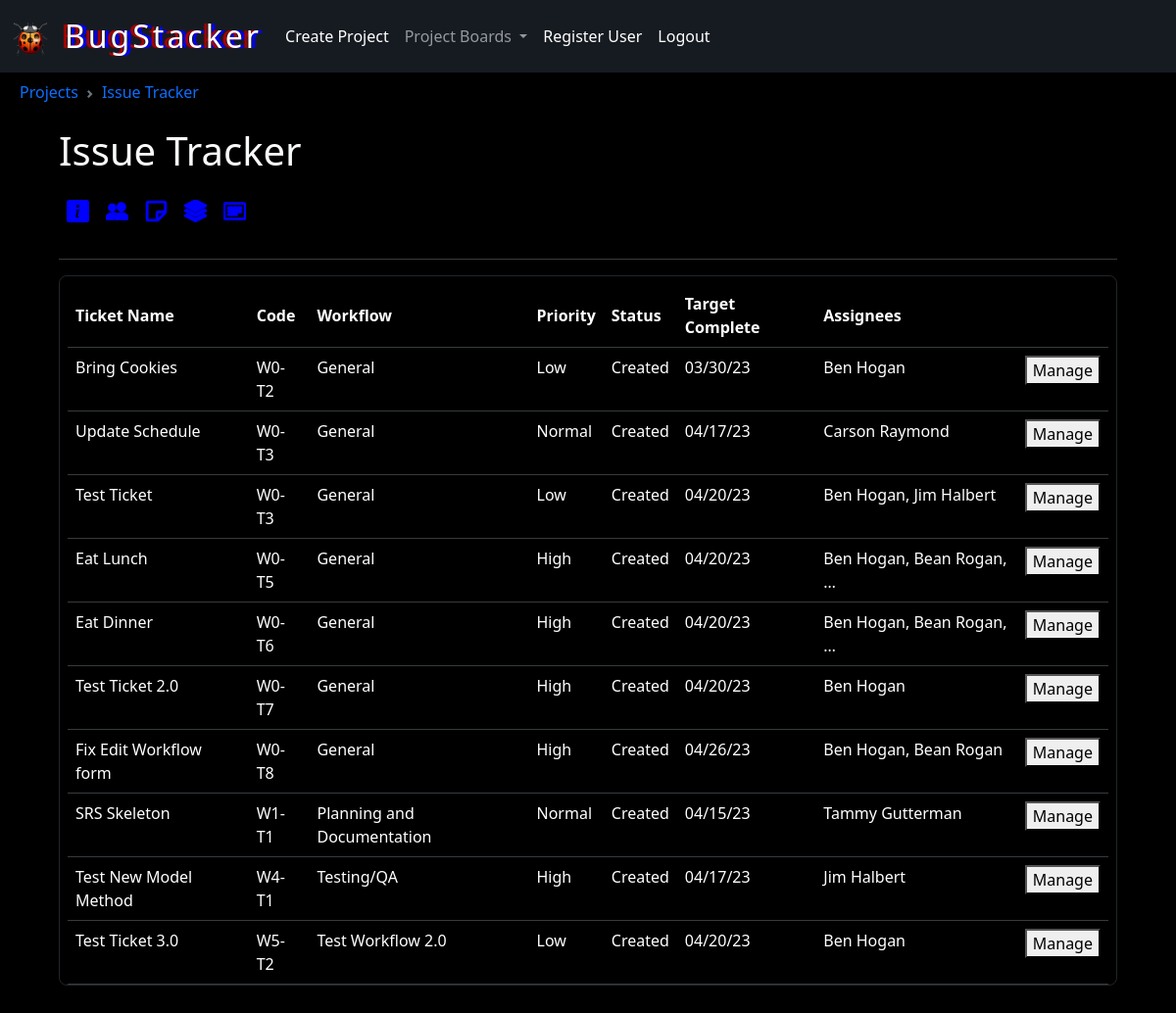
The app's page /projects/1 (signed in), older data.
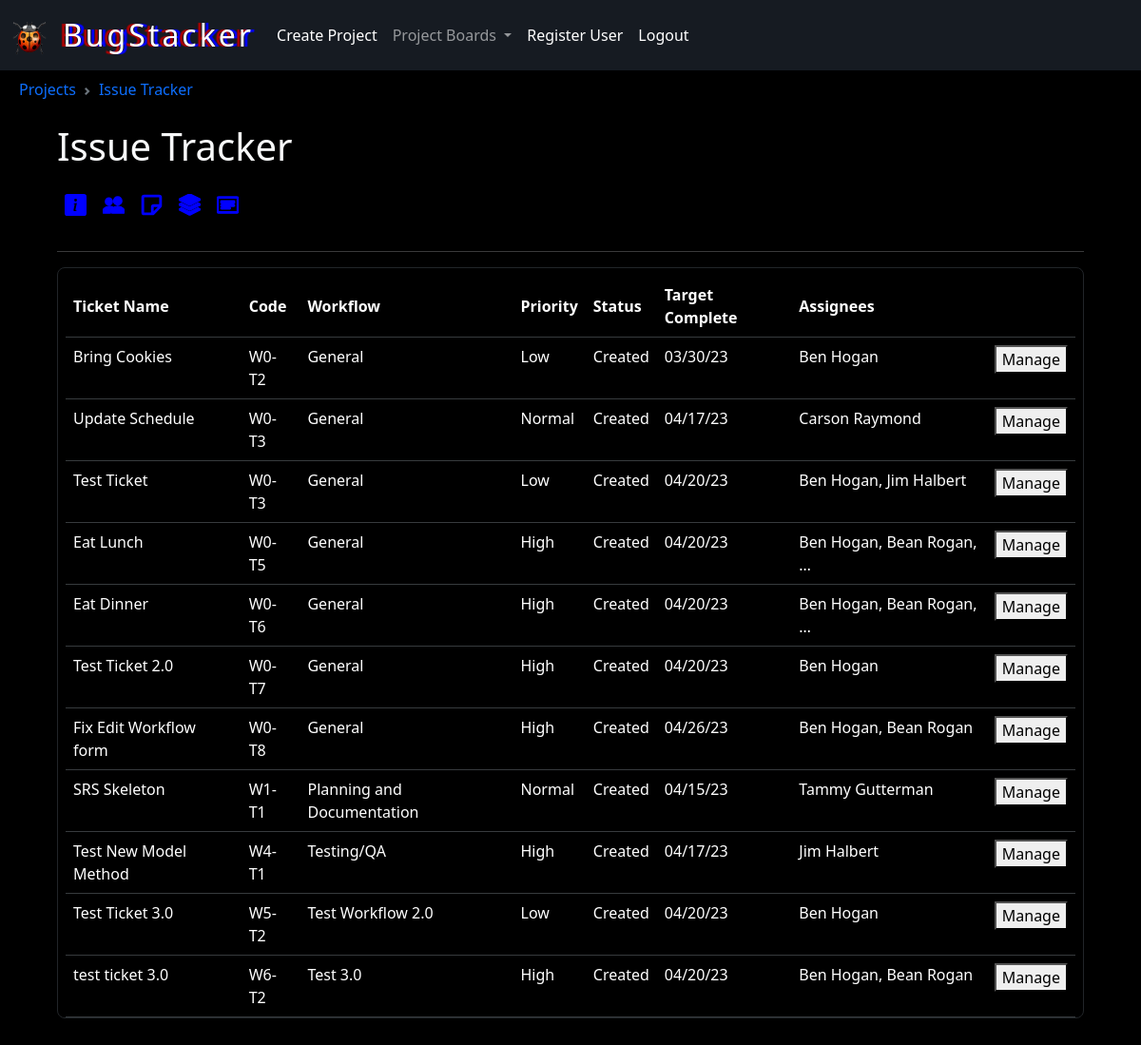
The same page, newer data.
### BUGSTACKER/models.py (models this page shows, shortened)
class Ticket(models.Model):
    class Status(models.TextChoices):
        CREATED = "C"
        IN_PROGRESS = "IP"
        DONE = "D"
    class Resolution(models.TextChoices):
        FIXED = "F"
        NO_ISSUE = "NI"
        NOT_FIXED = "NF"
    class Priority(models.IntegerChoices):
        HIGH = 3
        NORMAL = 2
        LOW = 1
    workflow = models.ForeignKey('Workflow', on_delete=models.CASCADE, related_name="tickets")
    creator = models.ForeignKey('User', null=True, on_delete=models.SET_NULL, related_name="tickets_created")
    assignees = models.ManyToManyField(User, blank=True, related_name="tickets_assigned")
    code = models.PositiveSmallIntegerField(verbose_name="ticket code")
    name = models.CharField(max_length=60, verbose_name="ticket name")
    description = models.TextField(max_length=500, verbose_name="ticket description")
    target_complete = models.DateField(null=True)
    created = models.DateTimeField(auto_now_add=True)
    priority = models.PositiveSmallIntegerField(
        choices=Priority.choices,
        default=Priority.NORMAL,
        )
    status = models.CharField(
        choices=Status.choices,
        default=Status.CREATED,
        max_length=2,
        )
    resolution = models.CharField(
        choices=Resolution.choices,
        max_length=2,
        null=True,
        )
    objects = TicketQuerySet.as_manager()
    def string_assignees(self):
        if self.assignees.all().count() > 0:
            return ", ".join([user.full_name() for user in self.assignees.all()])
        else:
            return "None"

class Workflow(models.Model):
    project = models.ForeignKey('Project', on_delete=models.CASCADE, related_name="workflows")
    code = models.PositiveSmallIntegerField(verbose_name="workflow code")
    name = models.CharField(max_length=60, verbose_name="workflow name")
    description = models.TextField(max_length=500, verbose_name="workflow description")
    created = models.DateField(auto_now_add=True)
    archived = models.BooleanField(default=False, verbose_name="workflow archived")
    objects = WorkflowQuerySet.as_manager()
    def __str__(self):
        return f"{self.code}: {self.name}"

class User(AbstractUser):
    class Role(models.TextChoices):
        PROJECT_MANAGER = 'PM'
        DEVELOPER = 'DEV'
    role = models.CharField(
        choices=Role.choices,
        default=Role.DEVELOPER,
        max_length=3,
    )
    def get_all_projects(self):
        return self.projects_managed.all() if self.projects_managed.all() else self.projects_working.all()
    def full_name(self):
        return f"{self.first_name} {self.last_name}"
    def __str__(self):
        return f"{self.first_name} {self.last_name} ({self.role})"

### BUGSTACKER/views.py (the view)
# urls.py: path("projects/<int:project_code>", views.project_board, name="project_board"),
@login_required
def project_board(request, project_code):
    project = get_object_or_404(Project, code=project_code)
    if project.completed == True:
        return render(request, 'BUGSTACKER/error.html', {
            "message": "Project has already been completed."
        })
    if request.user not in project.team_members.all() and request.user != project.pm:
        raise Http404("You do not have access to this Project")
    if request.method == "POST":
        if (request.POST['target'] == 'ticket' and request.POST['action'] == 'new'):
            print("----------- NEW TICKET FORM -----------")
            ticket_form = NewTicketForm(request.POST)
            if ticket_form.is_valid():
                new_ticket = ticket_form.save(commit=False)
                new_ticket.code = generate_ticket_code(new_ticket)
                new_ticket.creator = request.user
                new_ticket.resolution = Ticket.Resolution.NOT_FIXED
                new_ticket.save()
                ticket_form.save_m2m()
                return HttpResponseRedirect(reverse("project_board", args=(project_code,)))
            else:
                raise Http404("Submitted data invalid.")
        elif (request.POST['target'] == 'workflow' and request.POST['action'] == 'new'):
            print("----------- NEW WORKFLOW FORM -----------")
            workflow_form = NewWorkflowForm(request.POST)
            if workflow_form.is_valid():
                new_workflow = workflow_form.save(commit=False)
                new_workflow.project = project
                new_workflow.code = generate_wf_code(new_workflow)
                new_workflow.archived = False
                new_workflow.save()
                return HttpResponseRedirect(reverse("project_board", args=(project_code,)))
            else:
                raise Http404("Submitted data invalid.")
        elif (request.POST['target'] == 'project' and request.POST['action'] == 'edit'):
            print("----------- EDIT PROJECT FORM -----------")
            if request.user.role != "PM":
                return Http404("Permission denied")
            edit_project_form = EditProjectForm(request.POST)
            if edit_project_form.is_valid():
                new_name = edit_project_form.cleaned_data['name']
                new_desc = edit_project_form.cleaned_data['description']
                new_pm = edit_project_form.cleaned_data['pm']
                new_team_members = edit_project_form.cleaned_data['team_members']
                if new_name != '' and new_name != project.name:
                    project.name = new_name
                    print(f"New Project Name: {project.name}")
                if new_desc != '' and new_desc != project.description:
                    project.description = new_desc
                    print(f"New Project Description: {project.description}")
                if new_pm != '' and new_pm != project.pm and new_pm.role == "PM":
                    project.pm = new_pm
                    print(f"New PM: {edit_project_form.cleaned_data['pm']}")
                if new_team_members.exists():
                    print(f"Existing team members: {project.team_members.all()}")
                    print(f"Proposed team members: {new_team_members}")
                    removed = [user for user in project.team_members.all() if user not in new_team_members]
                    print(f"Removed Team Members: {removed}")
                    added = [user for user in new_team_members if user not in project.team_members.all()]
                    print(f"Added Team Members: {added}")
                    project.team_members.set(new_team_members)
                project.save()
                return HttpResponseRedirect(reverse("project_board", args=(project_code,)))
            else:
                raise Http404("Submitted data invalid.")
        elif (request.POST['target'] == 'workflow' and request.POST['action'] == 'edit'):
            print("----------- EDIT WORKFLOW FORM -----------")
            edit_workflow_form = EditWorkflowForm(request.POST)
            options = [(f"W{wf.code}", wf.name) for wf in project.workflows.all()]
            edit_workflow_form.fields.get('edit_workflow').choices = options
            if edit_workflow_form.is_valid():
                target_wf_hrc = edit_workflow_form.cleaned_data['edit_workflow']       # FIX - rename variable and all instances to edit_workflow_id
                new_name = edit_workflow_form.cleaned_data['name']
                new_desc = edit_workflow_form.cleaned_data['description']
                try:
                    print(target_wf_hrc)
                    mrcs = extract_mrc_from_hrc(target_wf_hrc)
                    print(mrcs)
                    wf_mrc = mrcs["W"]
                    print(wf_mrc)
                except Exception as e:
                    print(e)
                    return HttpResponseBadRequest("Unable to process form data")
                if project.workflows.filter(code=wf_mrc).exists():  # TEST: Should exist
                    target_wf_obj = project.workflows.filter(code=wf_mrc)[0]  # TEST: Should return valid & correct object
                    if target_wf_obj.project != project:
                        raise Http404("Cannot edit this workflow from this page")
                    if new_name != '' and new_name != target_wf_obj.name:
                        target_wf_obj.name = new_name
                    if new_desc != '' and new_name != target_wf_obj.description:
                        target_wf_obj.description = new_desc
                    target_wf_obj.save()
                    return HttpResponseRedirect(reverse("project_board", args=(project_code,)))
            else:
                print(f'Unable to submit EDIT WORKFLOW FORM {edit_workflow_form.errors}')
                raise Http404("Submitted data invalid")
        else:
            raise Http404("Submitted data invalid")
    else:
        if project in request.user.get_all_projects():
            new_ticket_form = NewTicketForm()
            new_ticket_form.fields.get('workflow').queryset = project.workflows.all()
            new_ticket_form.fields.get('assignees').queryset = project.all_members()
            new_workflow_form = NewWorkflowForm()
            edit_project_form = EditProjectForm()
            dev_users = User.objects.filter(role="DEV")
            edit_project_form.fields.get('team_members').queryset = dev_users
            select_size = dev_users.count() if dev_users.count() <= 8 else 8
            edit_project_form.fields.get('team_members').widget.attrs = {'class': 'form-control', 'size': select_size}
            edit_project_form.fields.get('pm').queryset = User.objects.filter(role=User.Role.PROJECT_MANAGER)
            edit_project_form.fields.get('pm').empty_label = None
            edit_workflow_form = EditWorkflowForm()
            options = [(f"W{wf.code}", wf.name) for wf in project.workflows.all()]
            edit_workflow_form.fields.get('edit_workflow').choices = options
            edit_workflow_form.fields.get('edit_workflow').widget.attrs = {'class': 'form-control', 'size': 1, 'id': 'editWorkflowFormSelectWorkflow'}
            edit_workflow_form.fields.get('edit_workflow').empty_label = None
            edit_ticket_form = EditTicketForm()
            edit_ticket_form.fields.get('assignees').queryset = project.all_members()
            resolutions = Ticket.Resolution
            return render(request, 'BUGSTACKER/project-board.html', {
                "project": project,
                "new_ticket_form": new_ticket_form,
                "new_workflow_form": new_workflow_form,
                "edit_project_form": edit_project_form,
                "edit_workflow_form": edit_workflow_form,
                "edit_ticket_form": edit_ticket_form,
                "resolutions": resolutions,
            })
        else:
            raise Http404("We couldn't find that project!")

### BUGSTACKER/models.py (called while the page is built)
    def active(self):
        return self.filter(status="A", completed=False)

    def finished(self):
        return self.filter(status="I", completed=True)

    def on_hold(self):
        return self.filter(status="I", completed=False)

    def all_tickets(self):
        base = Ticket.objects.none()
        for workflow in self.workflows.all():
            base = base | workflow.tickets.all()
        return base

    def all_members(self):
        team_members = self.team_members.all()
        pm = User.objects.filter(id=self.pm.id)
        all_members = team_members | pm
        return all_members

    def active(self):
        return self.filter(archived=False)

    def archived(self):
        return self.filter(archived=True)

    def open(self):
        return self.exclude(status="D")

    def not_started(self):
        return self.filter(status="C")

    def in_progress(self):
        return self.filter(status="IP")

    def resolved(self):
        return self.filter(status="D")

    def fixed(self):
        return self.filter(status="D").filter(resolution="F")

    def no_issue(self):
        return self.filter(status="D").filter(resolution="NI")

### BUGSTACKER/templates/bugstacker/project-board.html (shortened to what the changed rows need)
{% extends "BUGSTACKER/layout.html" %}
{% load static %}
{% load extra_filters %}
{% block body %}
    <div class="center-well col-xxl-6">
        <div class="mt-1 mx-4 mb-4 pt-2 px-4 pb-2 overflow-auto">
            {% if project.status == "A" %}
                <h1 class="text-light d-inline" id="projectName">{{ project.name }} </h1>
            {% elif project.status == "I" %}
                <h1 class="text-danger d-inline" id="projectName">{{ project.name }} </h1>
            {% endif %}
            <div style="display: block" class="bubble px-2 pt-2 border border-dark rounded-3 overflow-x-auto" id="ticketTable">
                <table class="mb-0 pb-0 table table-dark table-hover">
                    <thead>
                        <tr class="table-dark">
                            <th class="align-middle table-dark">Ticket Name</th>
                            <th class="align-middle table-dark">Code</th>
                            <th class="align-middle table-dark">Workflow</th>
                            <th class="align-middle table-dark">Priority</th>
                            <th class="align-middle table-dark">Status</th>
                            <th class="align-middle table-dark">Target Complete</th>
                            <th class="align-middle table-dark">Assignees</th>
                            <th class="align-middle table-dark"></th>
                        </tr>
                    </thead>
                        <tbody>
                        {% for ticket in project.all_tickets %}
                        <tr class="table-dark">
                            <td class="table-dark">{{ ticket.name|truncatewords:4 }}</td>
                            <td class="table-dark">{{ ticket.code|ticket_hrc_short:ticket.id }}</td>
                            <td class="table-dark">{{ ticket.workflow.name|truncatewords:4 }}</td>
                            <td class="table-dark priority-{{ ticket.priority }}">{{ ticket.get_priority_display }}</td>
                            <td class="table-dark">{{ ticket.get_status_display }}</td>
                            <td class="table-dark">{{ ticket.target_complete|date:"m/d/y" }}</td>
                            <td class="table-dark" title="{{ ticket.string_assignees }}">{{ ticket.string_assignees|truncatewords:4 }}</td>
                            <td class="table-dark">
                                <button class="manageTicketBtn" data-action="edit" data-project="{{ project.code }}" data-workflow="{{ ticket.workflow.code }}" data-target="{{ ticket.code }}">Manage</button>
                            </td>
                        </tr>
                        {% empty %}
                        <p>No Tickets...</p>
                        {% endfor %}
                    </tbody>
                </table>
            </div>
        </div>
    </div>
{% endblock %}

Row changes from the older to the newer data that the page shows:
added Ticket: name "test ticket 3.0", code|ticket_hrc_short "W6-T2", workflow.name "Test 3.0", priority "High", status "Created", target_complete "04/20/23", string_assignees "Ben Hogan, Bean Rogan"
